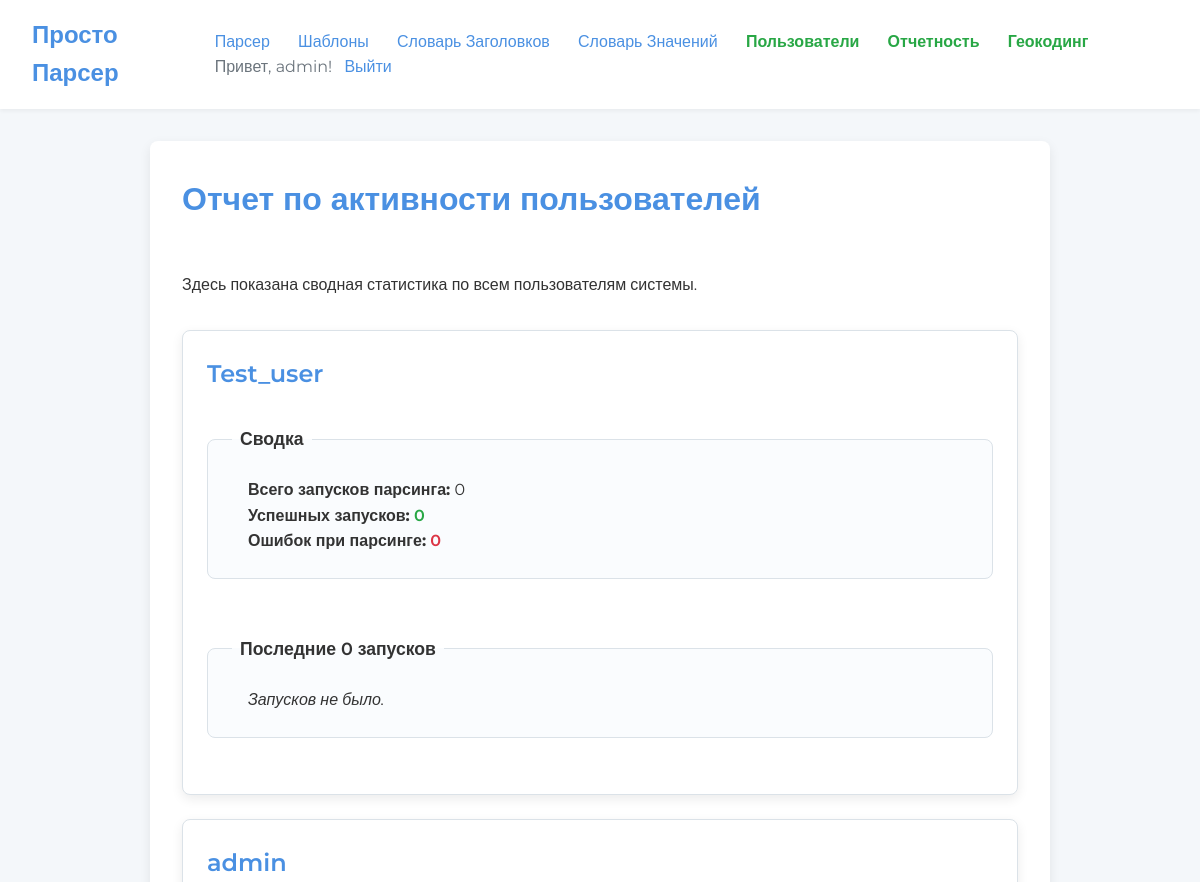
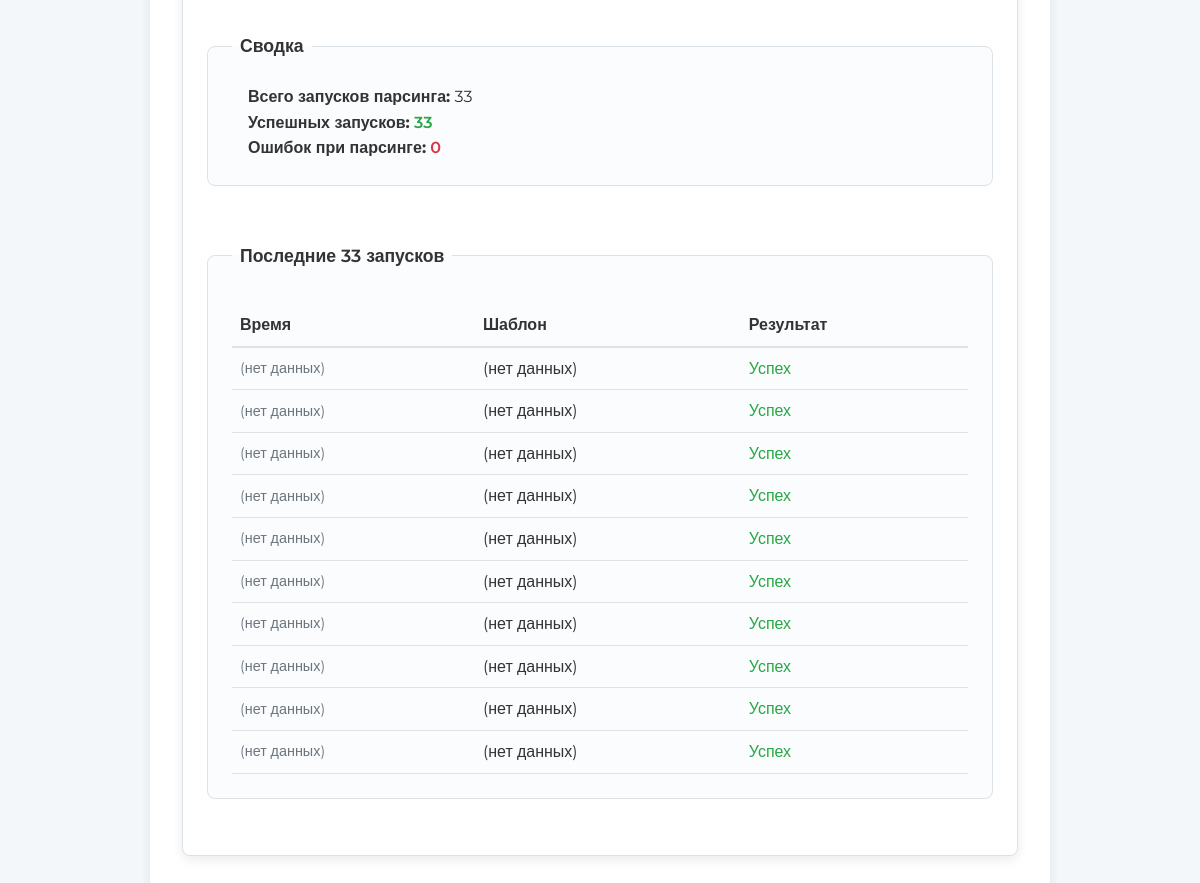
/admin/reports (signed in), run on the app's committed database (2 pictures, top to bottom).
### app/models.py (models this page shows, shortened)
class User(UserMixin, db.Model):
    __tablename__ = 'user'
    id = db.Column(db.String(36), primary_key=True, default=lambda: str(uuid.uuid4()))
    username = db.Column(db.String(64), index=True, unique=True, nullable=False)
    password_hash = db.Column(db.String(256), nullable=False)
    role = db.Column(db.String(10), nullable=False, default='user', index=True)  # 'user' or 'admin'
    last_login = db.Column(db.DateTime, nullable=True)
    task_logs = db.relationship('TaskLog', back_populates='owner', lazy='dynamic')

class TaskLog(db.Model):
    __tablename__ = 'task_log'
    id = db.Column(db.Integer, primary_key=True)
    task_uuid = db.Column(db.String(36), index=True)  # task_id из task_statuses
    template_name = db.Column(db.String(255))
    status = db.Column(db.String(500))  # 'Готово!' или 'Ошибка: ...'
    timestamp = db.Column(db.DateTime, index=True, default=datetime.datetime.now)
    owner_id = db.Column(db.String(36), db.ForeignKey('user.id'))
    owner = db.relationship('User', back_populates='task_logs')

### app/routes/admin.py (the view)
@admin_bp.route('/reports')
def reports():
    users = user_service.get_all_users()
    report_data = {}
    for user in users:
        report_data[user.id] = {
            "username": user.username,
            "templates_created": [],  # Заполним из JSON
            "tasks_run": 0,
            "tasks_success": 0,
            "tasks_error": 0,
            "task_log": []  # Заполним из DB
        }
    template_files = glob.glob(os.path.join(current_app.config['TEMPLATES_DB_FOLDER'], '*.json'))
    for f in template_files:
        try:
            with open(f, 'r', encoding='utf-8') as file:
                data = json.load(file)
                owner_id = data.get('owner_id')
                if owner_id and owner_id in report_data:
                    report_data[owner_id]['templates_created'].append(data.get('template_name', 'Без имени'))
        except Exception:
            pass  # Игнорируем ошибки чтения шаблонов
    task_logs = logging_service.load_logs()  # <-- Получаем TaskLog объекты
    for task in task_logs:
        owner_id = task.owner_id
        if owner_id in report_data:
            report_data[owner_id]['tasks_run'] += 1
            report_data[owner_id]['task_log'].append(task)  # Добавляем объект
            if "Ошибка" in task.status:
                report_data[owner_id]['tasks_error'] += 1
            else:
                report_data[owner_id]['tasks_success'] += 1
    return render_template('admin_reports.html', report_data=report_data)

### app/routes/admin.py (called while the page is built)
@admin_bp.before_request
@login_required
@admin_required
def ensure_admin():
    pass

### app/services/logging_service.py (called while the page is built)
def load_logs():
    from sqlalchemy.orm import joinedload
    return TaskLog.query.options(joinedload(TaskLog.owner)).order_by(TaskLog.timestamp.desc()).all()

### app/services/user_service.py (called while the page is built)
def get_user_by_id(user_id):
    return db.session.get(User, user_id)

def get_all_users():
    return User.query.order_by(User.username).all()

### app/templates/admin_reports.html (shortened to what this page needs)
{% extends "base.html" %}
{% block content %}
<div class="container">
    <div style="display: flex; justify-content: space-between; align-items: center; margin-bottom: 2rem;">
        <h1>Отчет по активности пользователей</h1>
    </div>
    <p>Здесь показана сводная статистика по всем пользователям системы.</p>
    <div class="item-list" style="margin-top: 2rem;">
        {% for user_id, data in report_data.items() %}
        <div class="item-card" style="align-items: flex-start; flex-direction: column;">
            <h2 style="color: var(--primary-color);">{{ data.username }}</h2>
            <fieldset style="width: 100%; margin-top: 1rem;">
                <legend style="font-size: 1.1rem; color: #333;">Сводка</legend>
                <ul style="list-style-type: none; padding-left: 1rem;">
                    <li><strong>Всего запусков парсинга:</strong> {{ data.tasks_run }}</li>
                    <li><strong>Успешных запусков:</strong> <span style="color: var(--success-color); font-weight: 600;">{{ data.tasks_success }}</span></li>
                    <li><strong>Ошибок при парсинге:</strong> <span style="color: var(--error-color); font-weight: 600;">{{ data.tasks_error }}</span></li>
                </ul>
            </fieldset>
            <fieldset style="width: 100%; margin-top: 1.5rem;">
                <legend style="font-size: 1.1rem; color: #333;">Последние {{ data.task_log|length }} запусков</legend>
                {% if data.task_log %}
                    <table style="width: 100%; border-collapse: collapse; margin-top: 10px;">
                        <thead style="text-align: left; border-bottom: 2px solid var(--border-color);">
                            <tr>
                                <th style="padding: 8px;">Время</th>
                                <th style="padding: 8px;">Шаблон</th>
                                <th style="padding: 8px;">Результат</th>
                            </tr>
                        </thead>
                        <tbody>
                            {% for task in data.task_log|slice(10) %}
                                <tr style="border-bottom: 1px solid var(--border-color);">
                                    <td style="padding: 8px; font-size: 0.9rem; color: #6c757d;">
                                        {% if task.timestamp %}
                                            {{ task.timestamp.strftime('%Y-%m-%d %H:%M') }}
                                        {% else %}
                                            (нет данных)
                                        {% endif %}
                                    </td>
                                    <td style="padding: 8px;">
                                        {{ task.template_name or '(нет данных)' }}
                                    </td>
                                    {% if 'Ошибка' in task.status %}
                                        <td style="padding: 8px; color: var(--error-color);">Ошибка</td>
                                    {% else %}
                                        <td style="padding: 8px; color: var(--success-color);">Успех</td>
                                    {% endif %}
                                </tr>
                            {% endfor %}
                            </tbody>
                    </table>
                {% else %}
                     <p style="padding-left: 1rem;"><em>Запусков не было.</em></p>
                {% endif %}
            </fieldset>
        </div>
        {% endfor %}
    </div>
</div>
{% endblock %}

### app/templates/base.html (shortened to what this page needs)
<!DOCTYPE html>
<html lang="ru">
<head>
    <link rel="stylesheet" href="{{ url_for('static', filename='css/styles.css') }}">
</head>
<body>
    <header class="navbar">
        <div class="logo">Просто Парсер</div>
        <nav class="nav-links">
            {% if current_user.is_authenticated %}
                <a href="{{ url_for('main.index') }}">Парсер</a>
                <a href="{{ url_for('templates.list') }}">Шаблоны</a>
                <a href="{{ url_for('dictionaries.dictionary_ui') }}">Словарь Заголовков</a>
                <a href="{{ url_for('dictionaries.value_dictionary_ui') }}">Словарь Значений</a>
                {% if current_user.role == 'admin' %}
                    <a href="{{ url_for('admin.users_list') }}" style="color: var(--success-color); font-weight: 700; margin-left: 1.5rem;">Пользователи</a>
                    <a href="{{ url_for('admin.reports') }}" style="color: var(--success-color); font-weight: 700; margin-left: 1.5rem;">Отчетность</a>
                    <a href="{{ url_for('admin.geocoding_ui') }}" style="color: var(--success-color); font-weight: 700; margin-left: 1.5rem;">Геокодинг</a>
                {% endif %}
                <span style="margin-left: 1.5rem; color: #6c757d;">Привет, {{ current_user.username }}!</span>
                <a href="{{ url_for('auth.logout') }}" style="margin-left: 0.5rem;">Выйти</a>
            {% else %}
                <a href="{{ url_for('auth.login') }}">Войти</a>
            {% endif %}
        </nav>
    </header>
    <main>
        {% block content %}{% endblock %}
    </main>
    </body>
</html>

### app/static/css/styles.css (style rules this page uses)
:root { --primary-color: #4a90e2; --primary-hover-color: #357ABD; --secondary-color: #f4f7fa; --background-color: #ffffff; --text-color: #333; --border-color: #dbe2e8; --success-color: #28a745; --error-color: #dc3545; --font-family: 'Montserrat', sans-serif; --border-radius: 8px; --box-shadow: 0 4px 12px rgba(0, 0, 0, 0.08); }
* { box-sizing: border-box; margin: 0; padding: 0; }
body { font-family: var(--font-family); background-color: var(--secondary-color); color: var(--text-color); line-height: 1.6; }
.container { max-width: 900px; margin: 2rem auto; padding: 2rem; background: var(--background-color); border-radius: var(--border-radius); box-shadow: var(--box-shadow); }
h1, h2, h3 { margin-bottom: 1rem; color: var(--primary-color); font-weight: 600; }
a { color: var(--primary-color); text-decoration: none; transition: color 0.3s ease; }
.navbar { background: var(--background-color); padding: 1rem 2rem; box-shadow: 0 2px 4px rgba(0,0,0,0.05); display: flex; justify-content: space-between; align-items: center; margin-bottom: 2rem; }
.navbar .logo { font-size: 1.5rem; font-weight: 700; color: var(--primary-color); }
.navbar .nav-links a { margin-left: 1.5rem; font-weight: 500; font-size: 1rem; }
fieldset { border: 1px solid var(--border-color); border-radius: var(--border-radius); padding: 1.5rem; margin-bottom: 2rem; background: #fafcfe; }
legend { padding: 0 0.5rem; font-weight: 600; font-size: 1.2rem; color: var(--primary-color); display: flex; align-items: center; }
.item-list { display: grid; grid-template-columns: 1fr; gap: 1.5rem; }
.item-card { background: var(--background-color); border: 1px solid var(--border-color); border-radius: var(--border-radius); box-shadow: var(--box-shadow); padding: 1.5rem; display: flex; justify-content: space-between; align-items: center; transition: transform 0.2s, box-shadow 0.2s; }

### data on the page
User: username "admin", tasks_run "33", tasks_success "33", tasks_error "0", task_log|length "33"
User: username "Test_user", tasks_run "0", tasks_success "0", tasks_error "0", task_log|length "0", shows "Запусков не было."
TaskLog: template_name "(нет данных)"
TaskLog: template_name "(нет данных)"
TaskLog: template_name "(нет данных)"
TaskLog: template_name "(нет данных)"
TaskLog: template_name "(нет данных)"
TaskLog: template_name "(нет данных)"
TaskLog: template_name "(нет данных)"
TaskLog: template_name "(нет данных)"
TaskLog: template_name "(нет данных)"
TaskLog: template_name "(нет данных)"
